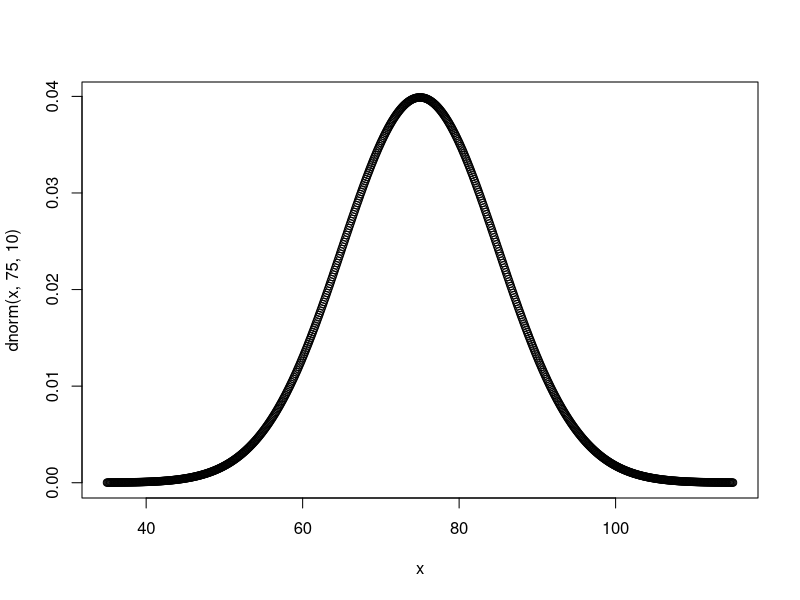
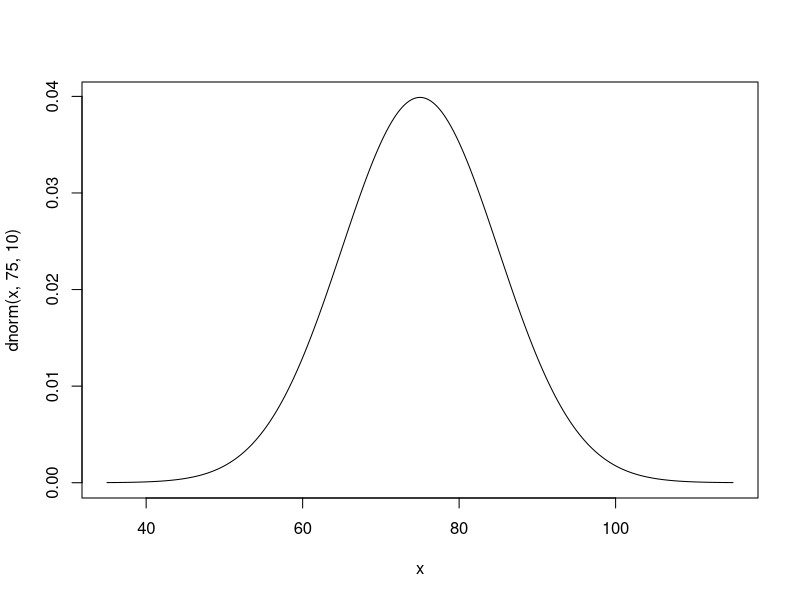

The R source for these figures, in order:
# 1.
# µ = 60 kg, σ = 5 kg
# P(X≤65)=P(Z≤1) 
pnorm(65,60,5)
# Z value
# Mean default to 0, sd defaults to 1.
pnorm(1)

# 2.
# P(55 ≤ X ≤ 62) = P(−1 ≤ 𝑍 ≤ 0.4)
pnorm(62,60,5) - pnorm(55,60,5)
# Z value
pnorm(0.4) - pnorm(-1)

# 3.
# average grade = 75, standard deviation = 10
# X~N(75,10)
x <- seq(35,115,by=0.1)  # Create a sequence.
x

# plot(x, y, main =, xlab =, ylab =, …..)
plot(x,dnorm(x,75,10))  # Point. 
plot(x,dnorm(x,75,10),type ="l")  # Line. 

# 4.
# Last 5%
qnorm(0.05,75,10)
